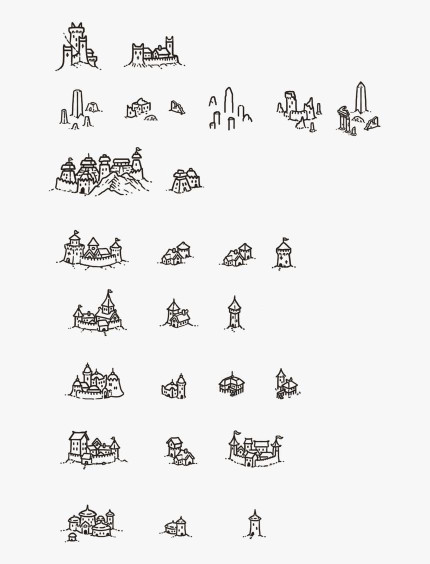
#> input picture assets/src/buildings_sheet.jpg, 860 x 1127 px, given as the content of the folder ../assets/src/buildings_sheet.jpg, which was not available (shown at 1/2 size)
$ python import_clouds.py ../assets/src/buildings_sheet.jpg
#> lines starting #> are read from the running program, lines starting #| are printed output that depends on the picture; after the words box and inside, x2 and y2 are one past the last pixel; in counts of white or black regions, pixels touching at a corner belong together
#!/usr/bin/env python3
"""Nhập ảnh mây nền trắng thành PNG nền trong suốt (assets/clouds/cloudN.png).

  python3 tools/import_clouds.py <thư mục chứa ảnh .jpg> [--width 360]

Bỏ nền trắng nối với mép ảnh (phần trắng bên trong viền mây được giữ đặc), cắt sát, thu về --width, làm mềm mép.
"""
import argparse, os, sys, glob
import numpy as np
from PIL import Image, ImageFilter
from scipy import ndimage as ndi

ap = argparse.ArgumentParser(); ap.add_argument("src"); ap.add_argument("--width", type=int, default=360)
a = ap.parse_args()
out = os.path.join(os.path.dirname(os.path.dirname(os.path.abspath(__file__))), "assets", "clouds")
os.makedirs(out, exist_ok=True)
files = sorted(glob.glob(os.path.join(a.src, "*.jpg")))
for i, f in enumerate(files):
    rgb = np.array(Image.open(f).convert("RGB")).astype(int)
    white = rgb.min(2) > 238
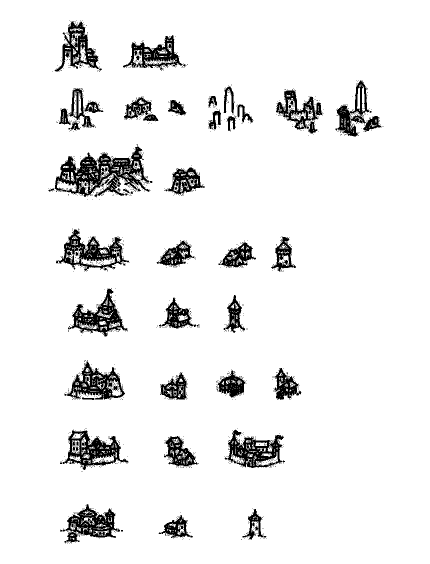
#> white: shape (1127, 860) bool (shown at 1/2 size); 92.8% white; 1748 black regions (1702 under 20 px), largest, box (x1, y1, x2, y2) and area: (109, 293, 299, 394) 8056, (112, 458, 258, 542) 4229, (125, 860, 257, 940) 3981
    lab, _ = ndi.label(white)
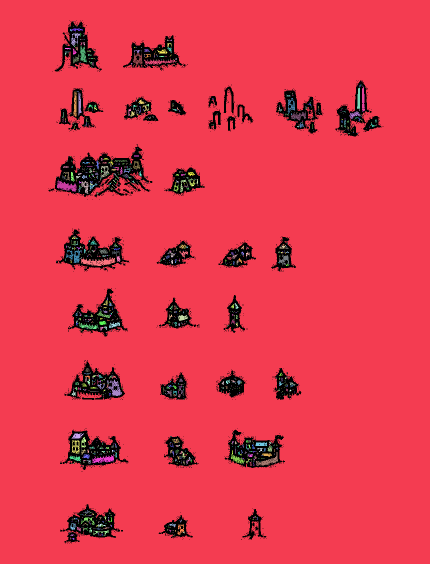
#> lab: shape (1127, 860) int32 (shown at 1/2 size); 1674 distinct labels, from 0 to 1673; one colour per label, 0 black
    border = set(np.unique(np.concatenate([lab[0], lab[-1], lab[:, 0], lab[:, -1]]))) - {0}
#> border = 1 item
    bg = np.isin(lab, list(border))
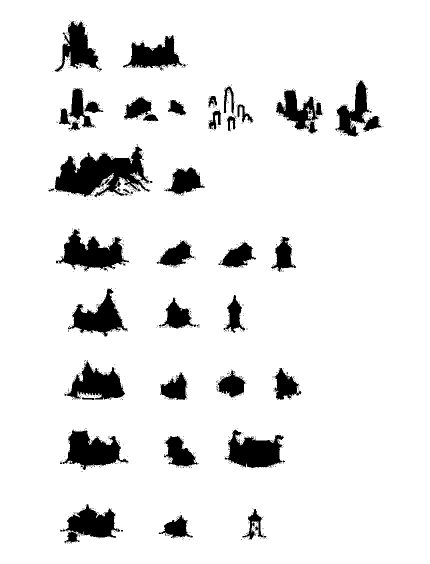
#> bg: shape (1127, 860) bool (shown at 1/2 size); 91% white; 1367 black regions (1327 under 20 px), largest, box (x1, y1, x2, y2) and area: (109, 293, 299, 394) 10372, (112, 458, 258, 542) 5861, (125, 860, 257, 940) 5494
    # phần trắng ngoài viền nhưng nằm trong khe hở nhỏ giữa các nét: giữ nguyên (không đụng)
    al = (~bg).astype(np.uint8) * 255
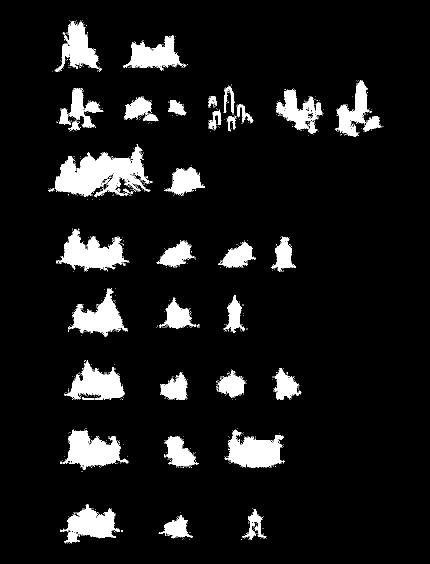
#> al: shape (1127, 860) (shown at 1/2 size); 9% white; 1367 white regions (1327 under 20 px), largest, box (x1, y1, x2, y2) and area: (109, 293, 299, 394) 10372, (112, 458, 258, 542) 5861, (125, 860, 257, 940) 5494
    ys, xs = np.where(al > 0)
    y0, y1, x0, x1 = ys.min(), ys.max() + 1, xs.min(), xs.max() + 1
#> y0 = 40; y1 = 1088; x0 = 96; x1 = 768
    rgba = np.dstack([rgb.astype(np.uint8), al])[y0:y1, x0:x1]
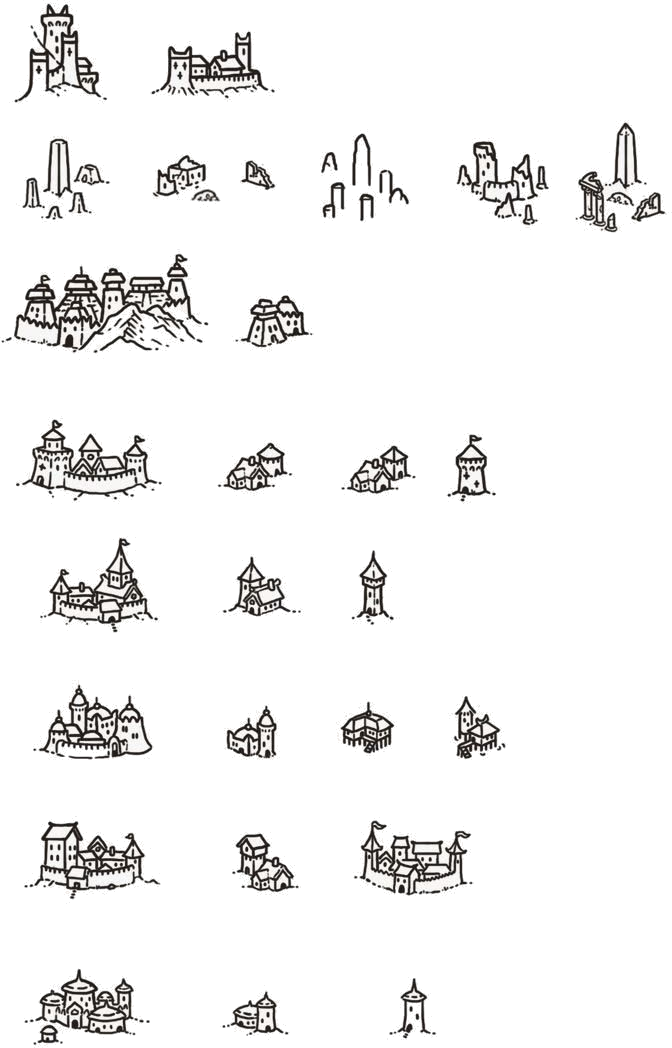
#> rgba: shape (1048, 672, 4); mean R, G, B, A 235.3, 234.9, 234.5, 31.5; transparent parts drawn white
    im = Image.fromarray(rgba, "RGBA")
    # nở mép 1px bằng alpha mềm để không răng cưa
    r, g, b, al_ = im.split()
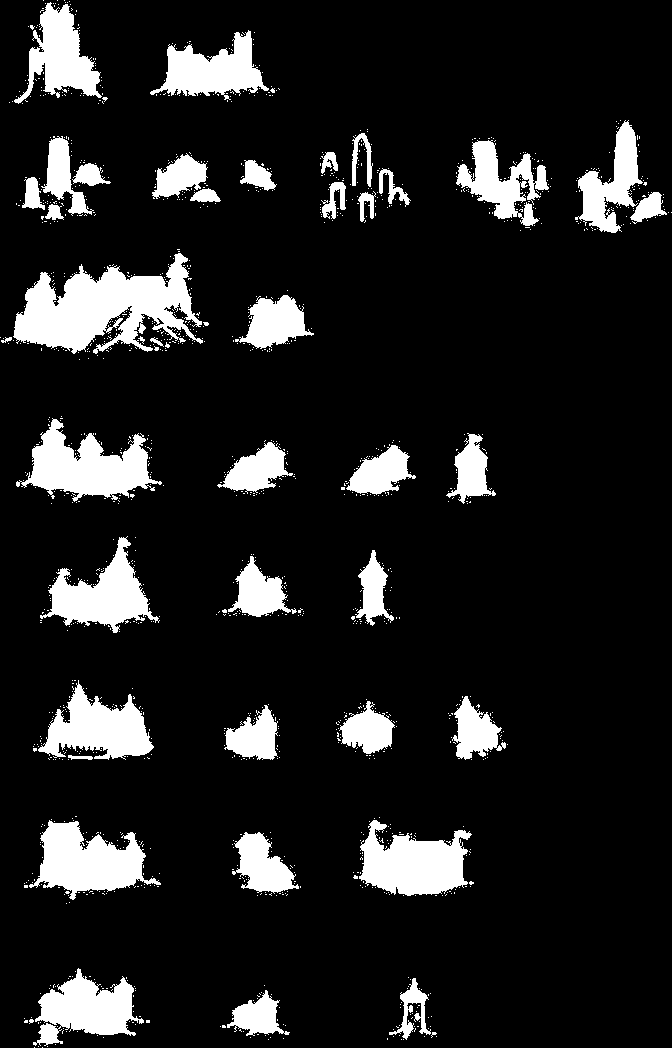
#> al_: PIL image 672x1048 L; 12.4% white; 1367 white regions (1327 under 20 px), largest, box (x1, y1, x2, y2) and area: (13, 253, 203, 354) 10372, (16, 418, 162, 502) 5861, (29, 820, 161, 900) 5494
    al_ = al_.filter(ImageFilter.GaussianBlur(0.8))
    im = Image.merge("RGBA", (r, g, b, al_))
    h = round(im.height * a.width / im.width)
#> h = 561
    im = im.resize((a.width, h), Image.LANCZOS)
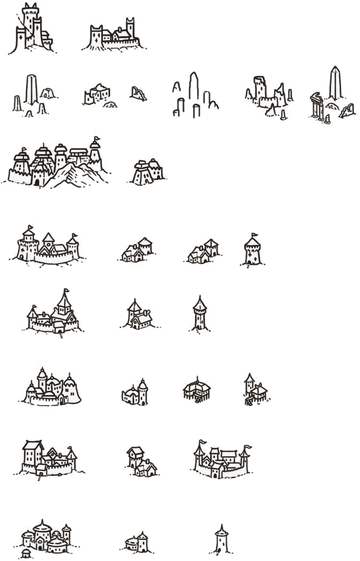
#> im: PIL image 360x561 RGBA; mean R, G, B, A 32.1, 31.7, 31.4, 31.5; transparent parts drawn white
    im.save(os.path.join(out, f"cloud{i}.png"), optimize=True)
    print(os.path.basename(f), "->", f"cloud{i}.png", im.size)
#| buildings_sheet.jpg -> cloud0.png (360, 561)
